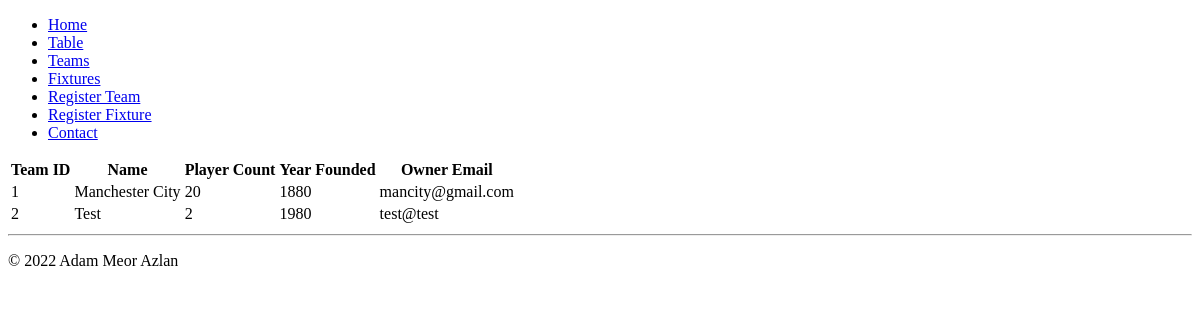
The app's page /teams/, older data.
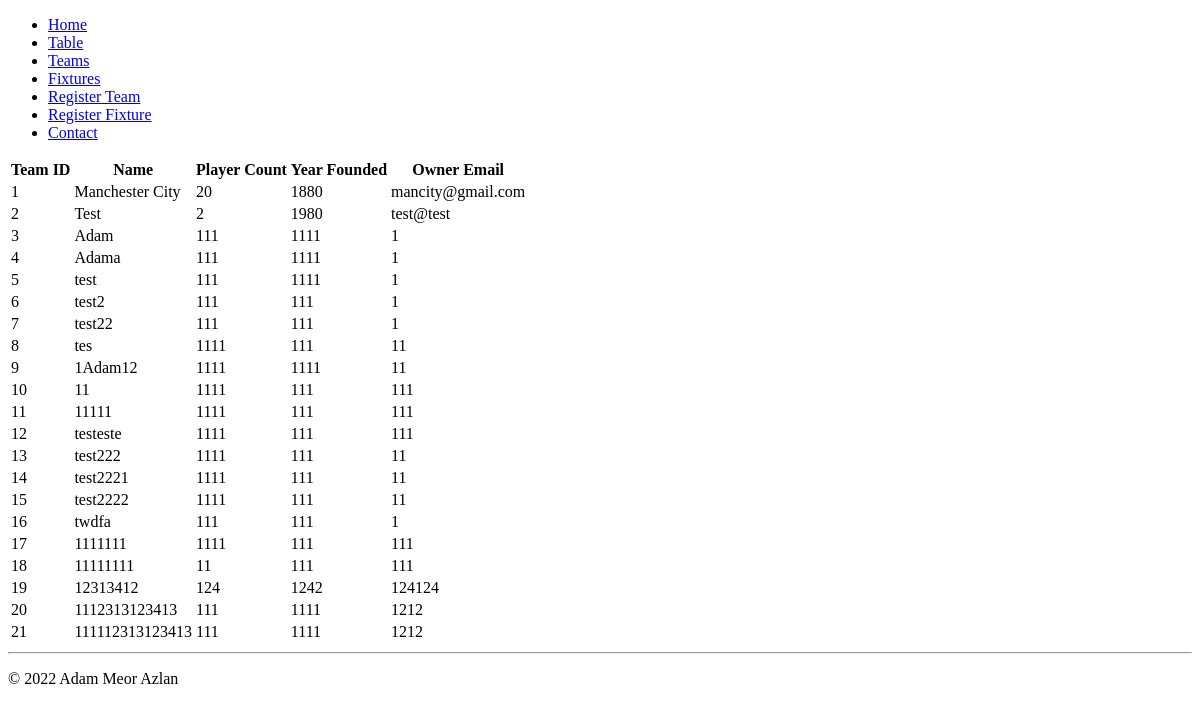
The same page, newer data.
### teams/models.py (models this page shows)
class team(models.Model):
    name = models.CharField(max_length=100, unique=True)
    player_count = models.IntegerField(validators = [MinValueValidator(11)])
    year_founded = models.IntegerField(validators = [MaxValueValidator(2022)])
    owner_email = models.EmailField(max_length=100)

### teams/views.py (the view)
# urls.py: path('teams/', include('teams.urls')),
def teams(request):
    context = {}
    context["team_list"] = team.objects.all()
    return render(request, "teams/teams.html",context)

### teams/templates/teams/teams.html (shortened to what this page needs)
{% extends "base.html" %}
{% block content %}
<table>
    <tr>
        <th>Team ID</th>
        <th>Name</th>
        <th>Player Count</th>
        <th>Year Founded</th>
        <th>Owner Email</th>
    </tr>
    {% for team in team_list %}
        <tr>
            <td>
                {{ team.id }}
            </td>
            <td>
                {{ team.name | truncatechars:20}}
            </td>
            <td>
                {{ team.player_count}}
            </td>
            <td>
                {{team.year_founded}}
            </td>
            <td>
                {{team.owner_email}}
            </td>
        </tr>
    {% endfor %}
   </table> <hr/>
{% endblock content %}

### templates/base.html (shortened to what this page needs)
{% load static %}
{% load sass_tags %}
<!DOCTYPE html>
<html lang="en">
<head>
    <link rel="stylesheet" type="text/css" href={% sass_src 'css/base2.scss' %}>
</head>
<body>
 {% include "navbar.html" %}
 {% block content %}
 {% endblock content %}
 {% block footer %}
 <p>© 2022 Adam Meor Azlan</p>
 {% endblock footer %}
</body>
</html>

### templates/navbar.html
<ul class="menu">
    <li> <a class = "navbutton" href="{% url 'home' %}">Home </a> </li>
    <li> <a class = "navbutton" href="{% url 'table' %}">Table</a> </li>
    <li> <a class = "navbutton" href="{% url 'teams' %}">Teams</a> </li>
    <li> <a class = "navbutton" href="{% url 'fixtures' %}">Fixtures</a> </li>
    <li> <a class = "navbutton"  href="{% url 'create' %}">Register Team</a> </li>
    <li> <a class = "navbutton"  href="{% url 'register_fixture' %}">Register Fixture</a> </li>
    <li> <a class = "navbutton" href="{% url 'contact' %}">Contact</a> </li>
</ul>

Row changes from the older to the newer data that the page shows:
added team: id "3", name "Adam", player_count "111", year_founded "1111", owner_email "1"
added team: id "4", name "Adama", player_count "111", year_founded "1111", owner_email "1"
added team: id "5", name "test", player_count "111", year_founded "1111", owner_email "1"
added team: id "6", name "test2", player_count "111", year_founded "111", owner_email "1"
added team: id "7", name "test22", player_count "111", year_founded "111", owner_email "1"
added team: id "8", name "tes", player_count "1111", year_founded "111", owner_email "11"
added team: id "9", name "1Adam12", player_count "1111", year_founded "1111", owner_email "11"
added team: id "10", name "11", player_count "1111", year_founded "111", owner_email "111"
added team: id "11", name "11111", player_count "1111", year_founded "111", owner_email "111"
added team: id "12", name "testeste", player_count "1111", year_founded "111", owner_email "111"
added team: id "13", name "test222", player_count "1111", year_founded "111", owner_email "11"
added team: id "14", name "test2221", player_count "1111", year_founded "111", owner_email "11"
added team: id "15", name "test2222", player_count "1111", year_founded "111", owner_email "11"
added team: id "16", name "twdfa", player_count "111", year_founded "111", owner_email "1"
added team: id "17", name "1111111", player_count "1111", year_founded "111", owner_email "111"
added team: id "18", name "11111111", player_count "11", year_founded "111", owner_email "111"
added team: id "19", name "12313412", player_count "124", year_founded "1242", owner_email "124124"
added team: id "20", name "1112313123413", player_count "111", year_founded "1111", owner_email "1212"
added team: id "21", name "111112313123413", player_count "111", year_founded "1111", owner_email "1212"
